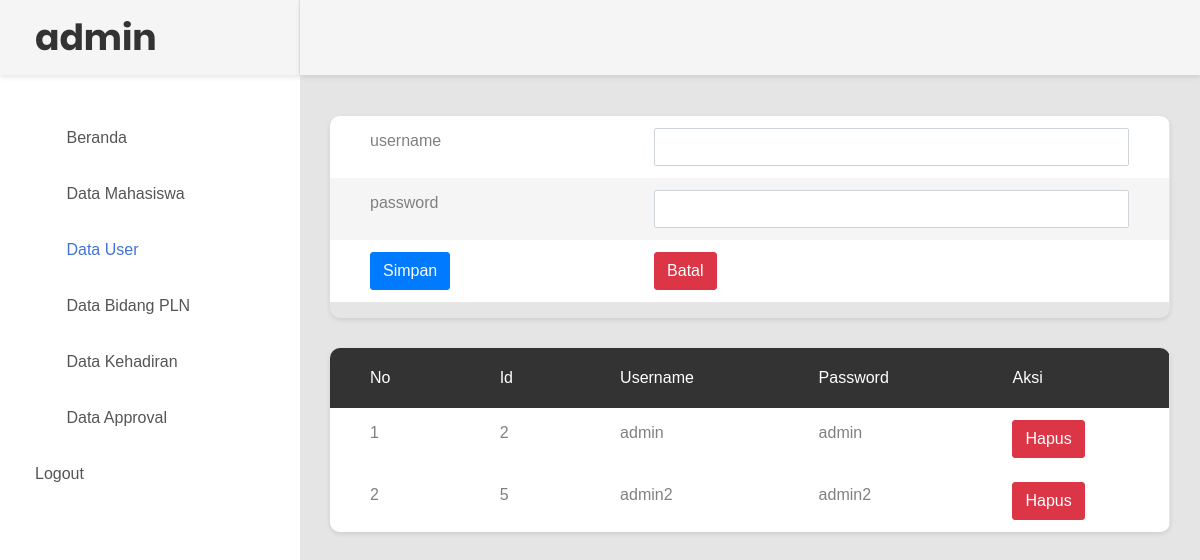
Screenshot of /datauser.php (signed in) with the database file from the repository.
### tables this page shows
CREATE TABLE `tb_daftar` (
  `id` int(11) NOT NULL,
  `username` varchar(255) NOT NULL,
  `password` varchar(255) NOT NULL
);

### datauser.php (the view, shortened to what this page needs)
<!DOCTYPE html>
<html lang="en">
<head>
     <link rel="stylesheet" href="https://maxcdn.bootstrapcdn.com/bootstrap/4.5.2/css/bootstrap.min.css">
    <link rel="stylesheet" type="text/css" href="css/bootstrap.css" media="all">
    <link href="css/font-face.css" rel="stylesheet" media="all">
    <link href="vendor/font-awesome-4.7/css/font-awesome.min.css" rel="stylesheet" media="all">
    <link href="vendor/font-awesome-5/css/fontawesome-all.min.css" rel="stylesheet" media="all">
    <link href="vendor/mdi-font/css/material-design-iconic-font.min.css" rel="stylesheet" media="all">
    <link href="vendor/bootstrap-4.1/bootstrap.min.css" rel="stylesheet" media="all">
    <link href="vendor/animsition/animsition.min.css" rel="stylesheet" media="all">
    <link href="vendor/bootstrap-progressbar/bootstrap-progressbar-3.3.4.min.css" rel="stylesheet" media="all">
    <link href="vendor/wow/animate.css" rel="stylesheet" media="all">
    <link href="vendor/css-hamburgers/hamburgers.min.css" rel="stylesheet" media="all">
    <link href="vendor/slick/slick.css" rel="stylesheet" media="all">
    <link href="vendor/select2/select2.min.css" rel="stylesheet" media="all">
    <link href="vendor/perfect-scrollbar/perfect-scrollbar.css" rel="stylesheet" media="all">
    <link href="css/theme.css" rel="stylesheet" media="all">
</head>
<body class="animsition">
    <div class="page-wrapper">
        <aside class="menu-sidebar d-none d-lg-block">
            <div class="logo">
                <a href="#">
                    <h1>admin</h1>
                </a>
            </div>
            <div class="menu-sidebar__content js-scrollbar1">
                <nav class="navbar-sidebar">
                    <ul class="list-unstyled navbar__list">
                        <li>
                            <a class="js-arrow" href="admin2.php">
                                <i class="fas fa-tachometer-alt"></i>Beranda</a>
                        </li>
                        <li>
                            <a href="datakaryawan.php">
                                <i class="fas fa-chart-bar"></i>Data Mahasiswa</a>
                        </li>
                        <li class="active has-sub">
                            <a href="datauser.php">
                                <i class="fas fa-table"></i>Data User</a>
                        </li>
                        <li >
                            <a href="datajabatan.php">
                                <i class="far fa-check-square"></i>Data Bidang PLN</a>
                        </li>
                       <li>
                            <a href="data_absen.php">
                                <i class="fas fa-calendar-alt"></i>Data Kehadiran</a>
                        </li>
                        <li>
                            <a href="data_keterangan.php">
                                <i class="fas fa-table"></i>Data Approval
                            </a>
                        </li>
                        <li>
                            <a href="logout.php">Logout</a>
                        </li>
                    </ul>
                </nav>
            </div>
        </aside>
        <div class="page-container">
            <header class="header-desktop">
            </header>
            <div class="main-content">
                <div class="section__content section__content--p30">
                    <div class="container-fluid">
                        <div class="row">
                           <div class="table-responsive table--no-card m-b-30">
                            <form action="admin_save.php" method="post">
                                <div class="form-group">
                                <table class="table table-borderless table-striped table-earning" >
                                        <tbody>
                                            <tr>
                                                <td>username</td>
                                                <td>
                                                <input type="text" class="form-control" name="username" autocomplete="off">
                                            </td>
                                            </tr>
                                            <tr>
                                                <td>password</td>
                                                <td>
                                                <input type="text" class="form-control" name="password" autocomplete="off">
                                            </td>
                                            </tr>
                                            <tr>
                                                <td><button type="submit" name="simpan" class="btn btn-primary">Simpan</button></td>
                                                <td><input type="reset" name="" value="Batal" class="btn btn-danger"></td>
                                            </tr>
                                      </tbody>
                                    </table>
                                        </div>
                            </form>
                                </div>
                        </div>
                        <div class="row">
                                <div class="table-responsive table--no-card m-b-30">
                                    <table class="table table-borderless table-striped table-earning">
                                        <thead>
                                            <tr>
                                                <th>No</th>
                                                <th>id</th>
                                                <th>username</th>
                                                <th>password</th>
                                                <th>aksi</th>
                                            </tr>
                                        </thead>
                                        <?php
                                            include 'koneksi.php';
                                            $sql = "SELECT * FROM tb_daftar";
                                            $query = mysqli_query($koneksi, $sql);
                                            $no = 1;
                                            while ($row = mysqli_fetch_array($query)) {
                                         ?>
                                        <tbody>
                                            <tr>
                                                <td><?php echo $no ?></td>
                                                <td><?php echo $row['id']; ?></td>
                                                <td><?php echo $row['username']; ?></td>
                                                <td><?php echo $row['password']; ?></td>
                                                <td> <a href="admin/admin_hapus.php?id=<?php echo $row['id']; ?>"><button class="btn btn-danger" onclick="return confirm('yakin ingin dihapus?');">Hapus</button></a></td>
                                            </tr>
                                           <?php
                                           $no++;
                                       }
                                            ?>
                                        </tbody>
                                    </table>
                                </div>
                            </div>
                </div>
            </div>
        </div>
    </div>
</body>
</html>

### rows the page displays
tb_daftar: id "2", username "admin", password "admin"
tb_daftar: id "5", username "admin2", password "admin2"
